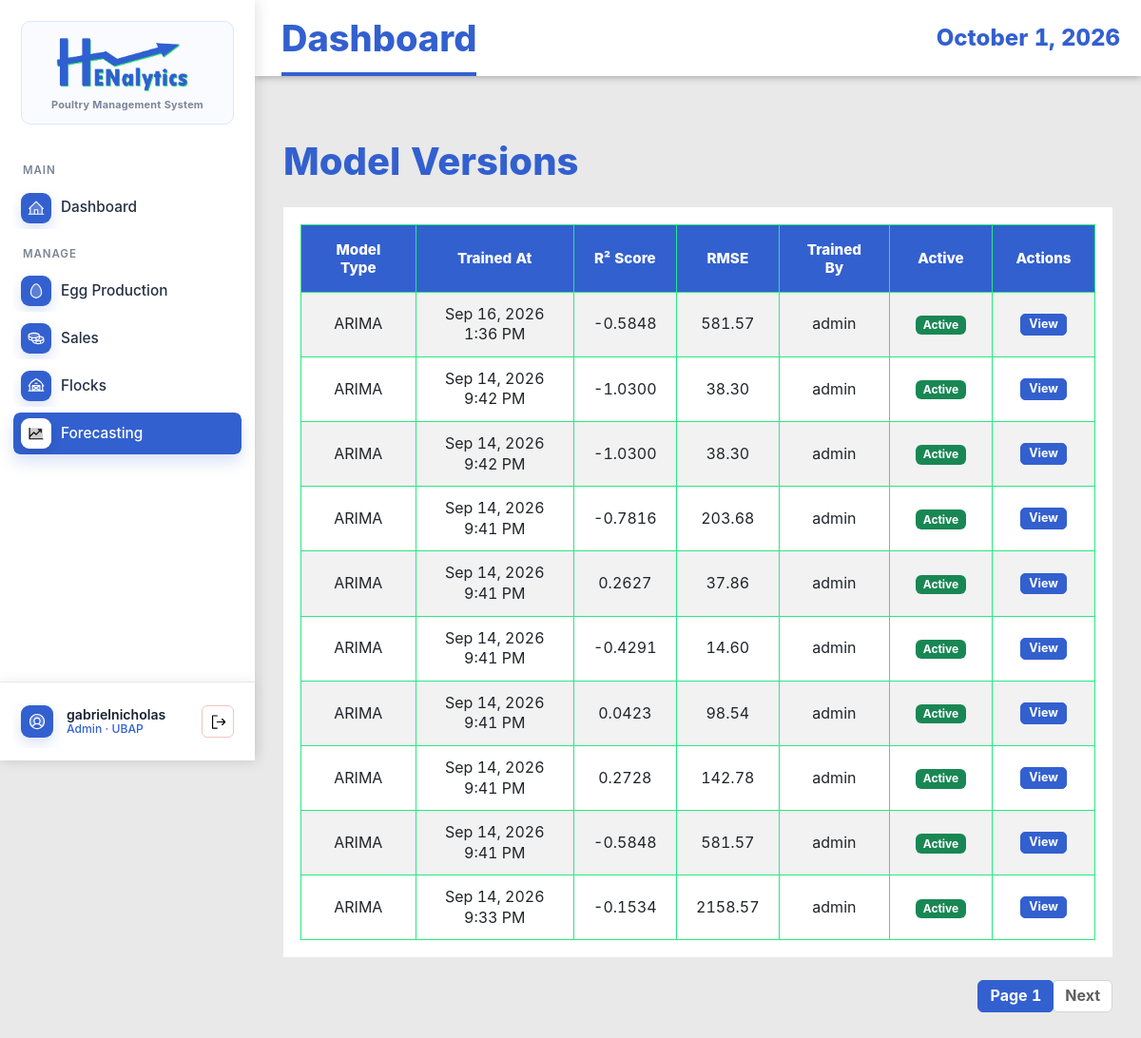
The app's page /model-versions/ (signed in), older data.
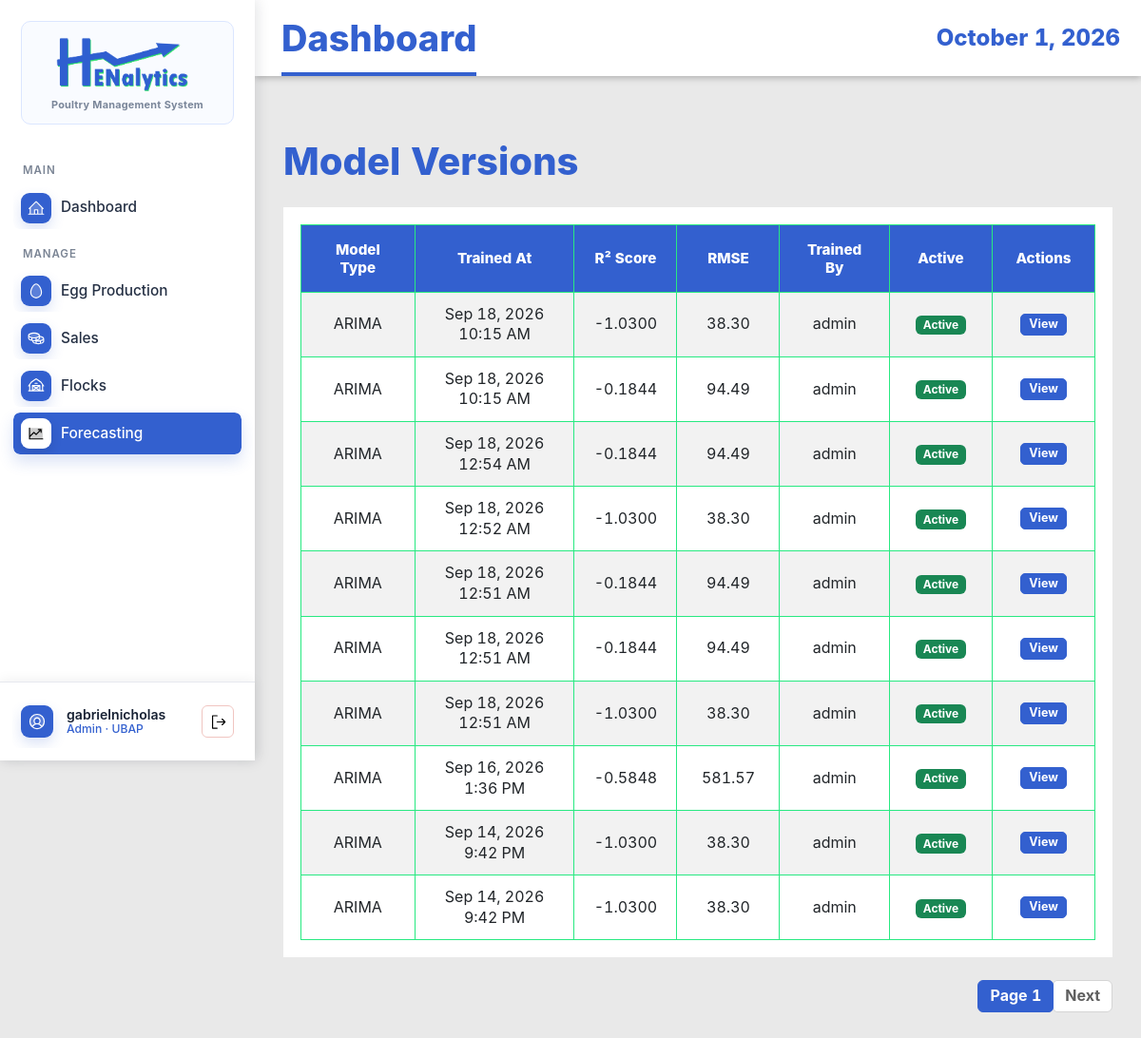
The same page, newer data.
### EggProduction/models.py (models this page shows, shortened)
class ModelVersion(models.Model):
    MODEL_TYPE_CHOICES = (
        ('arima', 'ARIMA'),
        ('mlr', 'Multiple Linear Regression'),
        ('hybrid', 'Hybrid Model'),
        ('lstm', 'LSTM Neural Network'),
    )
    model_type = models.CharField(max_length=20, choices=MODEL_TYPE_CHOICES)
    trained_at = models.DateTimeField(auto_now_add=True)
    triggered_by = models.ForeignKey(User, on_delete=models.SET_NULL, null=True)
    r2_score = models.DecimalField(max_digits=5, decimal_places=4, null=True, blank=True)
    rmse = models.DecimalField(max_digits=10, decimal_places=2, null=True, blank=True)
    mae = models.DecimalField(max_digits=10, decimal_places=2, null=True, blank=True)
    mape = models.DecimalField(max_digits=8, decimal_places=2, null=True, blank=True)
    baseline_rmse = models.DecimalField(max_digits=10, decimal_places=2, null=True, blank=True)
    aic_score = models.DecimalField(max_digits=15, decimal_places=2, null=True, blank=True)
    arima_order = models.CharField(max_length=80, null=True, blank=True, help_text="Format: (p,d,q)")
    pkl_path = models.CharField(max_length=255, null=True, blank=True)
    feature_set = models.CharField(max_length=50, blank=True, default='')
    selection_metric = models.CharField(max_length=30, blank=True, default='rolling_mae_mape')
    comparison_summary = models.JSONField(blank=True, default=dict)
    is_active = models.BooleanField(default=True)
    training_rows = models.IntegerField(null=True, blank=True)
    created_at = models.DateTimeField(auto_now_add=True)
    class Meta:
        ordering = ['-trained_at']
        verbose_name_plural = "Model Versions"

### EggProduction/views.py (the view)
# urls.py: path('model-versions/', views.ModelVersionListView.as_view(), name='model-version-list'),
class ModelVersionListView(AdminAccessMixin, ListView):
    model = ModelVersion
    template_name = 'egg_production/model_version_list.html'
    context_object_name = 'models'
    paginate_by = 10
    ordering = ['-trained_at']

### EggProduction/views.py (called while the page is built)
    def test_func(self):
        user = self.request.user
        try:
            profile = UserProfile.objects.get(user=user)
            return profile.role == 'admin' or user.username == 'gabrielnicholas'
        except UserProfile.DoesNotExist:
            return user.username == 'gabrielnicholas'

### EggProduction/templates/egg_production/model_version_list.html (shortened to what this page needs)
{% extends 'base.html' %}
{% load static %}
{% block content %}
<div class="container mt-4">
    <h1 class="mb-4">Model Versions</h1>
    {% if models %}
    <div class="table-responsive">
        <table class="table table-striped table-hover">
            <thead class="table-dark">
                <tr>
                    <th>Model Type</th>
                    <th>Trained At</th>
                    <th>R² Score</th>
                    <th>RMSE</th>
                    <th>Trained By</th>
                    <th>Active</th>
                    <th>Actions</th>
                </tr>
            </thead>
            <tbody>
                {% for model in models %}
                <tr>
                    <td>{{ model.get_model_type_display }}</td>
                    <td>{{ model.trained_at|date:"M d, Y g:i A" }}</td>
                    <td>{{ model.r2_score|default:"N/A" }}</td>
                    <td>{{ model.rmse|default:"N/A" }}</td>
                    <td>{{ model.triggered_by.get_full_name|default:model.triggered_by.username }}</td>
                    <td>
                        {% if model.is_active %}
                        <span class="badge bg-success">Active</span>
                        {% else %}
                        <span class="badge bg-secondary">Inactive</span>
                        {% endif %}
                    </td>
                    <td>
                        <a href="{% url 'eggproduction:model-version-detail' model.pk %}"
                            class="btn btn-sm btn-info">View</a>
                    </td>
                </tr>
                {% endfor %}
            </tbody>
        </table>
    </div>
    {% if is_paginated %}
    <nav aria-label="Page navigation">
        <ul class="pagination justify-content-center">
            <li class="page-item active"><a class="page-link" href="#">Page {{ page_obj.number }}</a></li>
            {% if page_obj.has_next %}
            <li class="page-item"><a class="page-link" href="?page={{ page_obj.next_page_number }}">Next</a></li>
            {% endif %}
        </ul>
    </nav>
    {% endif %}
    {% else %}
    <div class="alert alert-info">No models available.</div>
    {% endif %}
</div>
{% endblock %}

Row changes from the older to the newer data that the page shows:
no longer on this page (row unchanged): ModelVersion: model_type "ARIMA", trained_at "Sep 14, 2026 9:41 PM", r2_score "-0.7816", rmse "203.68", triggered_by.get_full_name "admin", is_active "Active"
no longer on this page (row unchanged): ModelVersion: model_type "ARIMA", trained_at "Sep 14, 2026 9:41 PM", r2_score "0.2627", rmse "37.86", triggered_by.get_full_name "admin", is_active "Active"
no longer on this page (row unchanged): ModelVersion: model_type "ARIMA", trained_at "Sep 14, 2026 9:41 PM", r2_score "-0.4291", rmse "14.60", triggered_by.get_full_name "admin", is_active "Active"
no longer on this page (row unchanged): ModelVersion: model_type "ARIMA", trained_at "Sep 14, 2026 9:41 PM", r2_score "0.0423", rmse "98.54", triggered_by.get_full_name "admin", is_active "Active"
no longer on this page (row unchanged): ModelVersion: model_type "ARIMA", trained_at "Sep 14, 2026 9:41 PM", r2_score "0.2728", rmse "142.78", triggered_by.get_full_name "admin", is_active "Active"
no longer on this page (row unchanged): ModelVersion: model_type "ARIMA", trained_at "Sep 14, 2026 9:41 PM", r2_score "-0.5848", rmse "581.57", triggered_by.get_full_name "admin", is_active "Active"
no longer on this page (row unchanged): ModelVersion: model_type "ARIMA", trained_at "Sep 14, 2026 9:33 PM", r2_score "-0.1534", rmse "2158.57", triggered_by.get_full_name "admin", is_active "Active"
added ModelVersion: model_type "ARIMA", trained_at "Sep 18, 2026 10:15 AM", r2_score "-1.0300", rmse "38.30", triggered_by.get_full_name "admin", is_active "Active"
added ModelVersion: model_type "ARIMA", trained_at "Sep 18, 2026 10:15 AM", r2_score "-0.1844", rmse "94.49", triggered_by.get_full_name "admin", is_active "Active"
added ModelVersion: model_type "ARIMA", trained_at "Sep 18, 2026 12:54 AM", r2_score "-0.1844", rmse "94.49", triggered_by.get_full_name "admin", is_active "Active"
added ModelVersion: model_type "ARIMA", trained_at "Sep 18, 2026 12:52 AM", r2_score "-1.0300", rmse "38.30", triggered_by.get_full_name "admin", is_active "Active"
added ModelVersion: model_type "ARIMA", trained_at "Sep 18, 2026 12:51 AM", r2_score "-0.1844", rmse "94.49", triggered_by.get_full_name "admin", is_active "Active"
added ModelVersion: model_type "ARIMA", trained_at "Sep 18, 2026 12:51 AM", r2_score "-0.1844", rmse "94.49", triggered_by.get_full_name "admin", is_active "Active"
added ModelVersion: model_type "ARIMA", trained_at "Sep 18, 2026 12:51 AM", r2_score "-1.0300", rmse "38.30", triggered_by.get_full_name "admin", is_active "Active"
